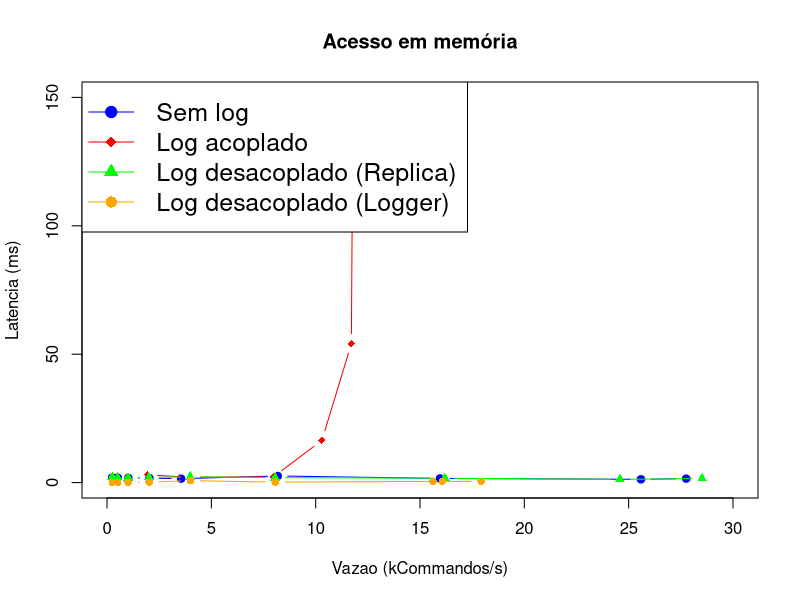

Here is the R script that generated this plot:
# name
# sem_throughputReplica (avg)(kCommands/s)
# sem_throughputReplica (med)(kCommands/s)
# sem_throughputReplica (p95)(kCommands/s)
# sem_latency (avg)(ms)
# sem_latency (med)(ms)
# sem_latency (p95)(ms)
# cou_throughputReplica (avg)(kCommands/s)
# cou_throughputReplica (med)(kCommands/s)
# cou_throughputReplica (p95)(kCommands/s)
# cou_latency (avg)(ms)
# cou_latency (med)(ms)
# cou_latency (med)(ms)
# dec_throughputReplica (avg)(kCommands/s)
# dec_throughputReplica (med)(kCommands/s)
# dec_throughputReplica (p95)(kCommands/s)
# dec_latency (avg)(ms)
# dec_latency (med)(ms)
# dec_latency (p95)(ms)
# dec_throughputLogger (avg)(kCommands/s)
# dec_throughputLogger (med)(kCommands/s)
# dec_throughputLogger (p95)(kCommands/s)
# dec_latencyLogger (avg)(kCommands/s)
# dec_latencyLogger (med)(kCommands/s)
# dec_latencyLogger (p95)(kCommands/s)
#


title <- "Acesso ao disco"
max_x=20
max_y=300
csv_text <- "io_8_90_001,0.25,0.25,0.27,1.79,1.78,2.00,0.25,0.25,0.26,2.44,2.20,3.21,0.25,0.25,0.26,2.30,2.29,2.34,0.25,0.25,0.26,0.12,0.13,0.13,
io_16_90_001,0.51,0.51,0.53,1.78,1.77,2.17,0.50,0.50,0.52,2.06,2.00,2.48,0.50,0.50,0.52,2.17,2.13,2.89,0.50,0.50,0.52,0.10,0.09,0.15,
io_32_90_001,1.02,1.01,1.04,1.91,1.79,2.62,1.00,1.00,1.03,2.33,2.11,3.42,0.99,0.99,1.01,2.57,2.52,3.43,0.99,1.00,1.01,0.22,0.12,0.52,
io_64_90_001,2.03,2.03,2.07,1.89,1.75,2.69,1.98,1.99,2.03,2.66,2.40,4.28,2.02,2.03,2.05,1.92,1.90,2.39,2.02,2.03,2.06,0.09,0.08,0.19,
io_128_90_001,3.95,3.94,5.64,2.94,2.77,4.12,3.77,3.87,5.21,4.46,3.17,5.41,3.91,3.92,3.95,2.99,2.78,4.02,3.91,3.92,3.96,0.38,0.35,0.89,
io_256_90_001,7.27,7.85,9.17,6.65,2.70,4.89,6.01,6.57,7.67,14.58,7.09,27.72,7.79,7.82,7.93,3.51,2.83,4.76,7.79,7.82,7.91,0.56,0.58,0.92,
io_512_90_001,11.10,11.68,15.67,19.81,4.17,48.19,5.56,6.13,8.14,57.68,41.73,83.53,13.28,14.15,15.98,10.89,3.91,23.84,12.64,13.91,15.96,0.20,0.16,0.48,
io_1024_90_001,11.02,11.46,16.58,66.66,36.63,125.13,6.61,6.83,8.38,139.92,115.93,191.18,12.92,13.10,17.31,49.16,29.86,67.05,13.16,14.15,20.81,0.49,0.44,0.69,
io_2048_90_001,10.57,10.65,15.48,166.79,104.86,542.11,5.77,6.42,8.19,334.25,277.84,831.89,12.70,12.95,15.32,133.38,100.75,207.36,12.60,13.57,18.86,0.33,0.37,0.64,"

title <- "Acesso em memória"
max_x=30
max_y=150
csv_text <- "cpu_8_90_001,0.25,0.25,0.27,2.11,2.00,2.68,0.25,0.25,0.26,2.37,2.15,3.24,0.25,0.25,0.26,2.13,2.15,2.22,0.25,0.25,0.26,0.11,0.11,0.11,
cpu_16_90_001,0.51,0.51,0.52,1.99,1.93,2.50,0.50,0.50,0.52,2.08,2.05,2.52,0.51,0.51,0.52,1.90,1.95,2.11,0.51,0.51,0.52,0.10,0.10,0.13,
cpu_32_90_001,1.01,1.02,1.05,1.94,1.81,2.18,1.01,1.01,1.03,2.06,1.95,2.87,1.00,1.01,1.03,2.41,1.91,2.41,1.00,1.01,1.04,0.10,0.09,0.13,
cpu_64_90_001,1.98,2.03,2.08,1.85,1.74,2.41,1.95,1.95,1.99,3.26,3.01,5.00,2.01,2.01,2.04,2.16,1.99,3.24,2.01,2.02,2.05,0.34,0.17,0.48,
cpu_128_90_001,3.58,3.55,4.09,1.68,1.52,2.33,3.99,3.99,4.05,2.40,2.06,3.79,3.99,3.99,4.03,2.38,2.25,3.59,3.99,4.00,4.05,0.67,0.77,0.96,
cpu_256_90_001,8.16,8.18,8.25,6.72,2.58,4.06,7.94,7.98,8.15,2.62,2.25,3.63,8.04,8.06,8.12,2.19,1.93,3.32,8.04,8.06,8.12,0.24,0.19,0.62,
cpu_512_90_001,15.16,15.96,16.48,1.95,1.62,2.71,10.21,10.30,12.22,21.37,16.47,48.28,14.08,16.19,16.45,1.99,1.70,2.89,14.01,16.07,17.96,0.47,0.48,0.65,
cpu_1024_90_001,22.85,25.59,29.96,1.86,1.28,2.39,11.47,11.71,13.68,56.58,54.06,96.98,24.02,24.58,28.26,2.14,1.23,6.11,15.64,15.62,19.44,0.52,0.48,0.72,
cpu_2048_90_001,25.51,27.76,46.05,2.25,1.55,4.68,11.50,11.78,14.37,154.28,142.21,265.18,23.38,28.52,35.46,7.35,1.60,26.33,17.73,17.93,22.94,0.45,0.45,0.61,"

dat <-read.csv(text=csv_text, header=FALSE)

dataframe <- data.frame(dat)

lst1 = list() 
for(i in 1:ncol(dataframe)) {     
  lst1[[i]] <- dataframe[ , i]   
}


names = c("Sem log", "Log acoplado", "Log desacoplado (Replica)", "Log desacoplado (Logger)")

plot(x=lst1[[3]], y=lst1[[6]], type='b', col="blue", pch=19, xlim=c(0,max_x), ylim=c(0,max_y), ylab="Latencia (ms)", xlab="Vazao (kCommandos/s)", main=title ) 

lines(x=lst1[[9]], y=lst1[[12]], type='b', col="red", pch=18)

lines(x=lst1[[15]], y=lst1[[18]], type='b', col="green", pch=17)

lines(x=lst1[[21]], y=lst1[[24]], type='b', col="orange", pch=16)

legend("topleft", legend = names, col = c("blue", "red", "green","orange"), pch = c(19,18,17,16), lty = 1:1.5, cex = 1.5)

